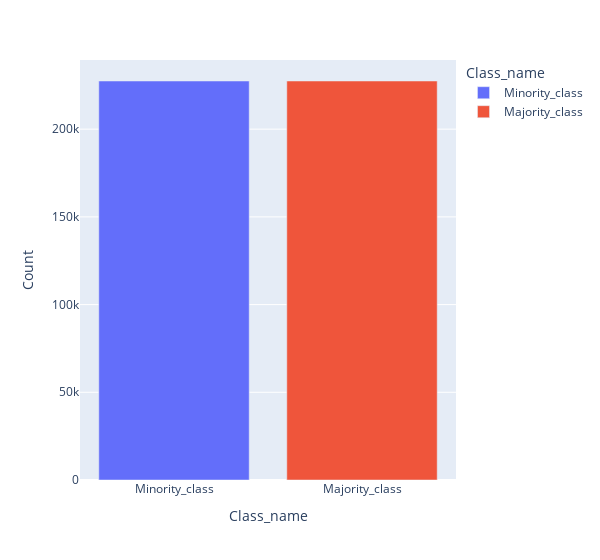

Here is the notebook cell this chart was saved with:
### Code cell
#- we check out the new counts plot
y_train_oversample_df = pd.DataFrame(pd.DataFrame(y_train_oversample).value_counts()).reset_index(drop = True).sort_values(by = 0)
y_train_oversample_df["Class_name"] = ["Minority_class","Majority_class"]
y_train_oversample_df.columns = ["Count", "Class_name"]

#- plot the graphs
fig2 = px.bar(y_train_oversample_df, x="Class_name", y="Count", color = "Class_name", width = 600)
fig2.show()

py.iplot(fig2)

### Figure 1 — Plotly figure (JSON) as saved in the notebook; plotly's stock layout.template omitted (floating-point values rounded to 4 significant figures)
{"data": [{"alignmentgroup": "True", "hovertemplate": "Class_name=%{x}<br>Count=%{y}<extra></extra>", "legendgroup": "Minority_class", "marker": {"color": "#636efa", "pattern": {"shape": ""}}, "name": "Minority_class", "offsetgroup": "Minority_class", "orientation": "v", "showlegend": true, "textposition": "auto", "type": "bar", "x": ["Minority_class"], "xaxis": "x", "y": [227454], "yaxis": "y"}, {"alignmentgroup": "True", "hovertemplate": "Class_name=%{x}<br>Count=%{y}<extra></extra>", "legendgroup": "Majority_class", "marker": {"color": "#EF553B", "pattern": {"shape": ""}}, "name": "Majority_class", "offsetgroup": "Majority_class", "orientation": "v", "showlegend": true, "textposition": "auto", "type": "bar", "x": ["Majority_class"], "xaxis": "x", "y": [227454], "yaxis": "y"}], "layout": {"barmode": "relative", "legend": {"title": {"text": "Class_name"}, "tracegroupgap": 0}, "margin": {"t": 60}, "width": 600, "xaxis": {"anchor": "y", "categoryarray": ["Minority_class", "Majority_class"], "categoryorder": "array", "domain": [0, 1], "title": {"text": "Class_name"}}, "yaxis": {"anchor": "x", "domain": [0, 1], "title": {"text": "Count"}}}}
